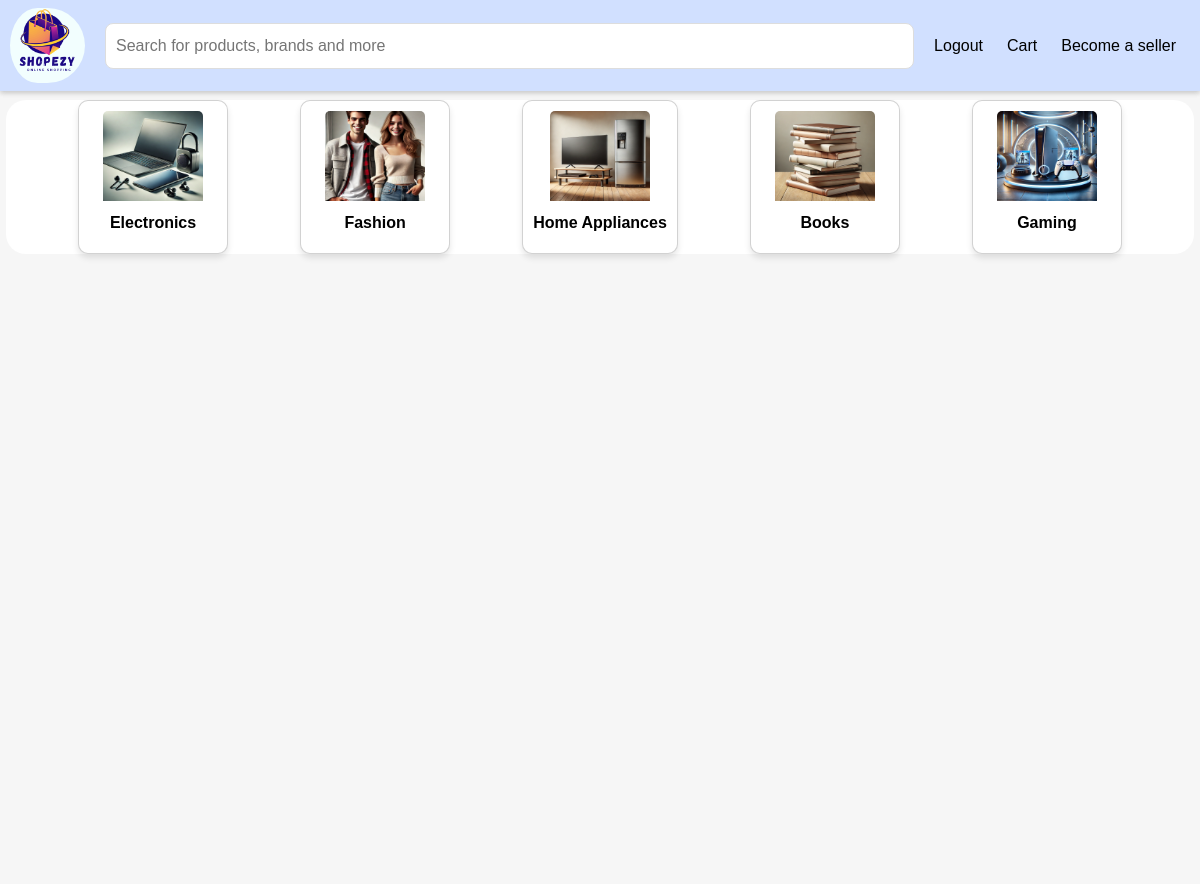
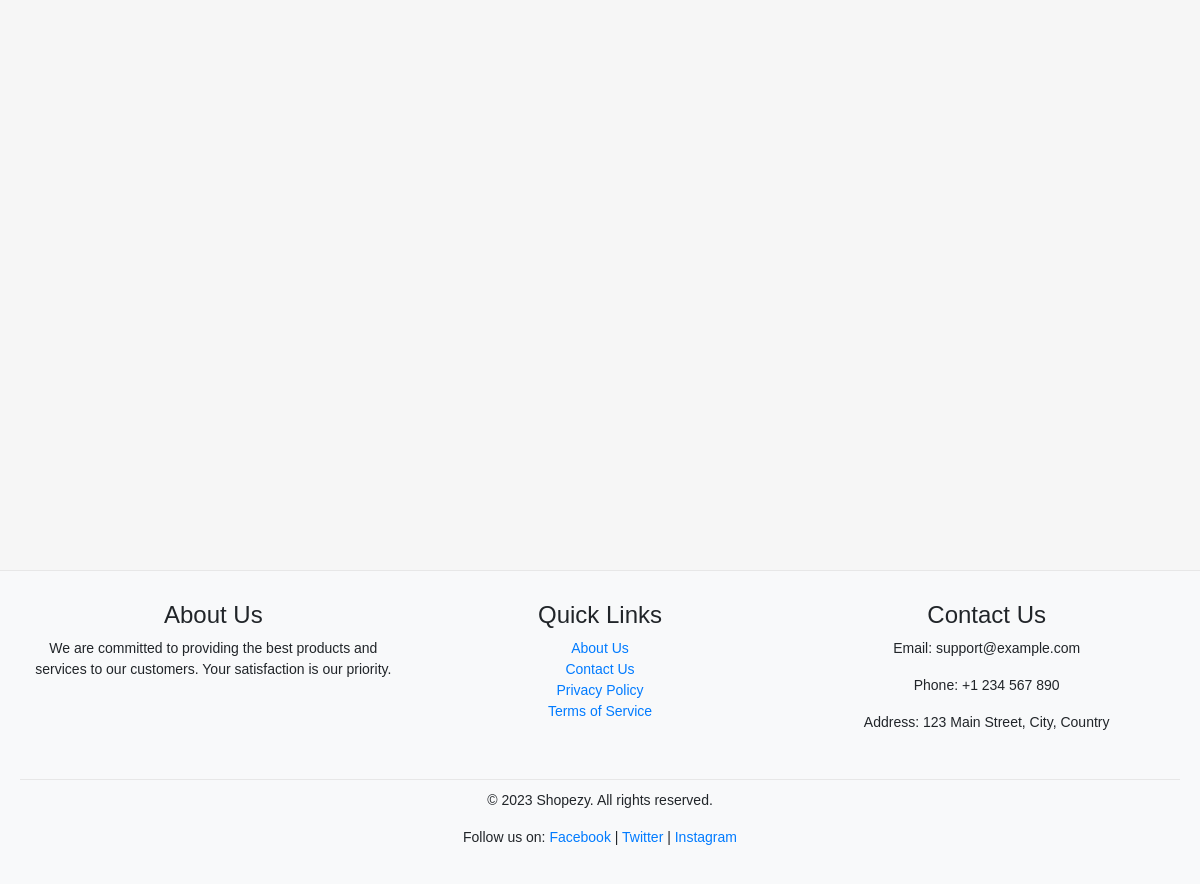
Page /authentication/dashboard/ (signed in) on the committed database (2 pictures, top to bottom).
### coreapp/models.py (models this page shows)
class CategoriesModel(models.Model):
    category_id=models.AutoField(primary_key=True)
    name=models.CharField(max_length=100)
    category_image=models.ImageField(upload_to='category_image/',null=True,blank=True)
    parent_category=models.ForeignKey("self",null=True,blank=True,on_delete=models.CASCADE)
    def __str__(self):
        return self.name

### authentication/views.py (the view)
# urls.py: path('dashboard/',views.DashBoardView.as_view(),name='dashboard'),
@method_decorator(login_required,name='dispatch')
class DashBoardView(View):
    def get(self,request,*args,**kwargs):
        qs=ProductVariantModel.objects.all()
        categories=CategoriesModel.objects.filter(parent_category=None)
        context={
            'products':qs,
            'categories':categories
        }
        return render(request,'authenticate/dashboard.html',context)

### templates/authenticate/dashboard.html
{%extends 'base.html'%}
{% block content%}
{%block navbar%}
{% include 'partials/loginnav.html'%}
{%endblock navbar%}
<div class="cardcontainer">
{%for category in categories%}
<a href="{% url 'eachcategory' category.category_id %}"><div class="card">
  <img src="{{category.category_image.url}}" class="card-img-top" alt="...">
   <p class="card-title">{{category}}</p>
</div></a>
{%endfor%}
</div>
{% endblock content %}

### static/css/style.css (style rules this page uses)
* { margin: 0; padding: 0; box-sizing: border-box; font-family: 'Arial', sans-serif; }
.cardcontainer a, .categorycontainer a { text-decoration: none !important; color: black !important; }
body { background: rgb(246, 246, 246) !important; display: flex; flex-direction: column; align-items: center; min-height: 100vh; width: 100%; padding-top: 100px; }
.cardcontainer { display: flex; flex-wrap: wrap; justify-content: space-evenly; width: 99%; border-radius: 20px; background-color: white; }
.cardcontainer .card { display: flex; flex-direction: column; align-items: center; min-width: 150px; max-width: 250px; text-align: center; padding: 10px; border-radius: 10px; box-shadow: 0px 4px 6px rgba(0, 0, 0, 0.1); }
.cardcontainer .card img { height: 90px; width: 100px; }
.cardcontainer .card .card-title { font-weight: bold; margin-top: 10px; word-wrap: break-word; text-align: center; }

### rows in the picture
CategoriesModel: category_image (picture), name "Electronics"
CategoriesModel: category_image (picture), name "Fashion"
CategoriesModel: category_image (picture), name "Home Appliances"
CategoriesModel: category_image (picture), name "Books"
CategoriesModel: category_image (picture), name "Gaming"
